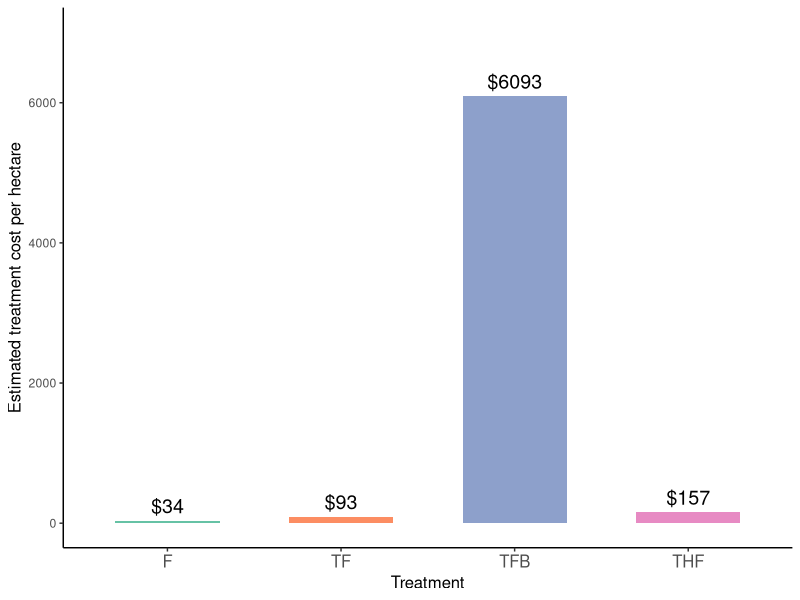
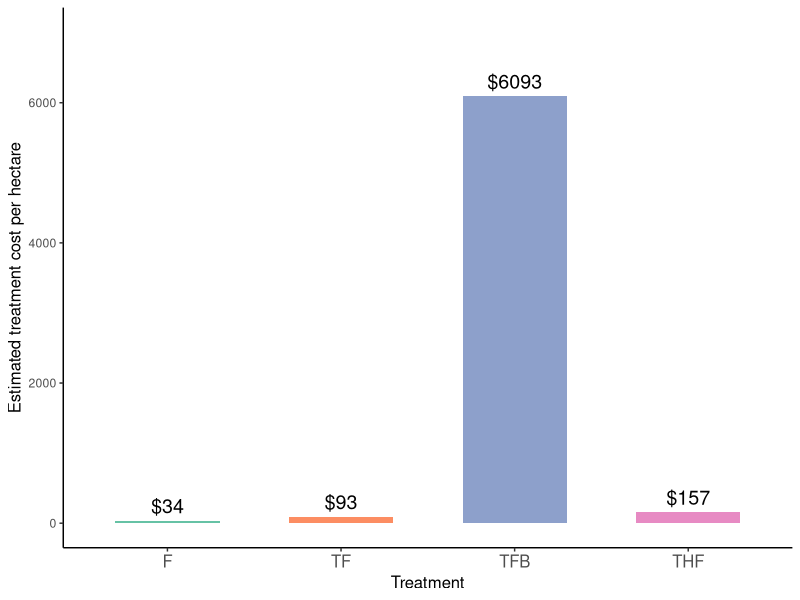

Generate these figures, in order, with R:
# Load required library
library(tidyverse)
library(ggplot2)

# Set the values
T <- 59
H <- 64
F <- 34
B <- 6000

# Create a data frame with the combinations
combinations <- data.frame(
  Category = c("F", "TF", "TFB", "THF"),
  Cost = c(F, T + F, T + F + B, T + H + F)
)



# Create the plot
ggplot(combinations, aes(x = Category, y = Cost, fill = Category)) +
  geom_bar(stat = "identity", width = 0.6) +
  geom_text(aes(label = paste0("$", Cost)), vjust = -0.5, size = 5) +
  labs(
    x = "Treatment",
    y = "Estimated treatment cost per hectare"#,
    #caption = paste("T =", T, ", H =", H, ", F =", F, ", B =", B)
  ) +
  theme_classic() +
  theme(
    plot.title = element_text(hjust = 0.5, size = 16, face = "bold"),
    axis.title = element_text(size = 12),
    axis.text.x = element_text(size = 12),
    legend.position = "none"
  ) +
  scale_fill_brewer(palette = "Set2") +
  scale_y_continuous(limits = c(0, max(combinations$Cost) * 1.15))


# saving 
ggsave("Plots/Estimated treatment cost.png",
       width = 16, height = 10, units = "cm", dpi = 300, bg = "white")
